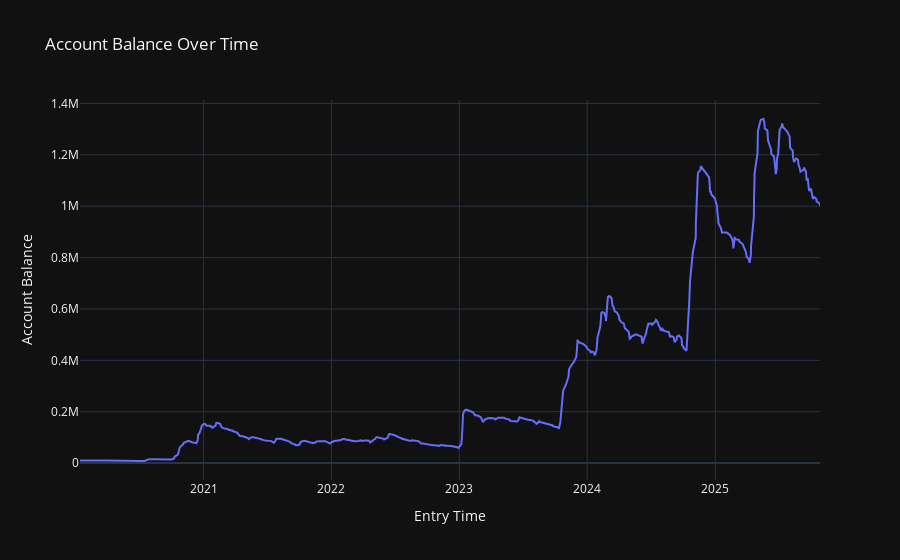

This figure's notebook cell:
### Code cell
fig = go.Figure()
fig.add_trace(go.Scatter(
    x=trade_results_v1['entry_time'],
    y=trade_results_v1['acc_balance'],
    mode='lines',
    name='Account Balance'
))

fig.update_layout(
    title='Account Balance Over Time',
    xaxis_title='Entry Time',
    yaxis_title='Account Balance',
    template='plotly_dark'
)

fig.show()

### Figure 1 — Plotly figure (JSON) as saved in the notebook; plotly's stock layout.template omitted (floating-point values rounded to 4 significant figures; data arrays with more than 128 entries replaced by an {"elided": "..."} marker saying what was removed)
{"data": [{"mode": "lines", "name": "Account Balance", "type": "scatter", "x": {"elided": "846 str values"}, "y": {"elided": "846 float values"}}], "layout": {"title": {"text": "Account Balance Over Time"}, "xaxis": {"title": {"text": "Entry Time"}}, "yaxis": {"title": {"text": "Account Balance"}}}}
